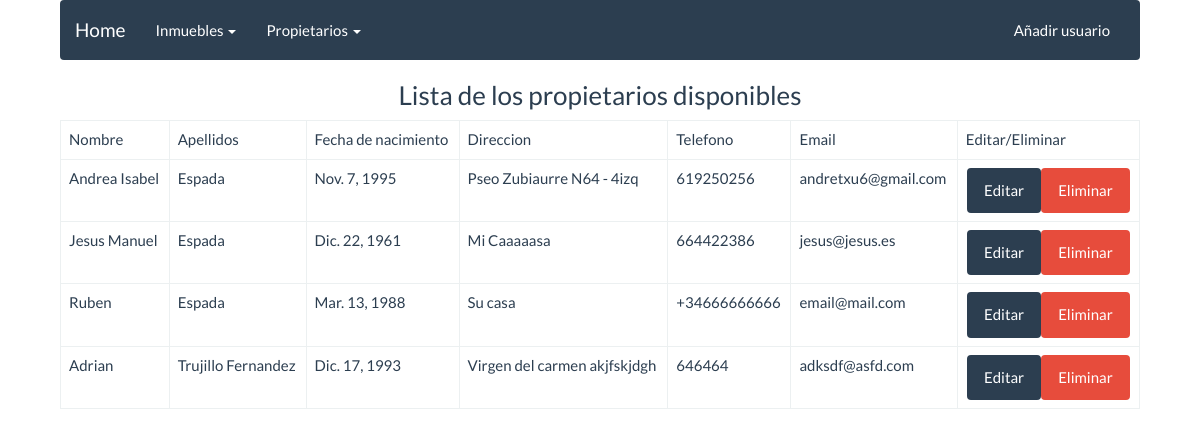
Before: /propietarios/ with the older database file.
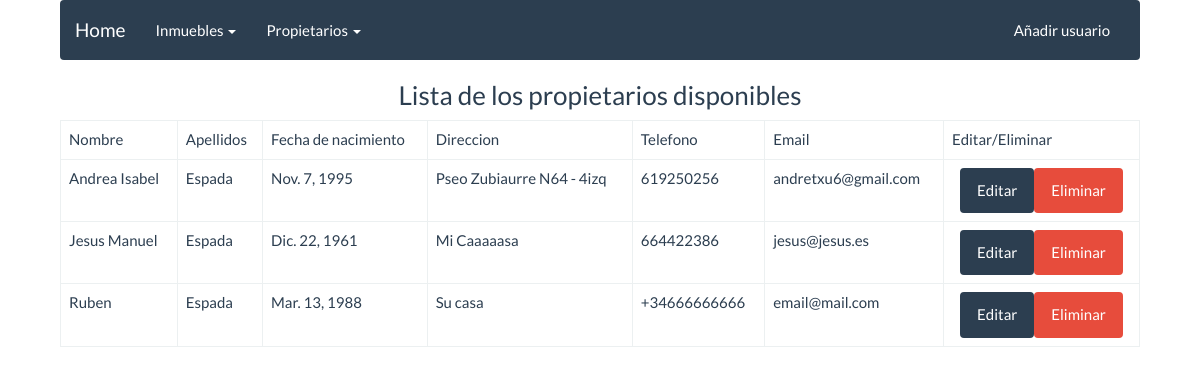
After: the same page with the newer database file.
### apps/propietarios/models.py (models this page shows, shortened)
class Propietario(models.Model):
	nombre = models.CharField(max_length=20)
	apellidos = models.CharField(max_length=40)
	fecha_nacimiento = models.DateField()
	direccion = models.CharField(max_length=150)
	telefono = models.CharField(max_length=15)
	email = models.EmailField()

### apps/propietarios/views.py (the view)
class Propietarios(ListView):
	model = Propietario
	template_name = "propietarios/index.html"

### templates/propietarios/index.html (shortened to what this page needs)
{% extends 'base/base.html' %}
{% block importfiles %}
	<link rel="stylesheet" type="text/css" href="/static/css/style.css">
{% endblock %}
{% block content %}
	<h3>Lista de los propietarios disponibles</h3>
	<table class="table table-bordered">
		<thead>
			<tr>
				<td>Nombre</td>
				<td>Apellidos</td>
				<td>Fecha de nacimiento</td>
				<td>Direccion</td>
				<td>Telefono</td>
				<td>Email</td>
				<td>Editar/Eliminar</td>
			</tr>
		</thead>
		<tbody>
			{% if object_list %}
				{% for propietario in object_list %}
					<tr>
						<td>{{ propietario.nombre }}</td>
						<td>{{ propietario.apellidos }}</td>
						<td>{{ propietario.fecha_nacimiento }}</td>
						<td>{{ propietario.direccion }}</td>
						<td>{{ propietario.telefono }}</td>
						<td>{{ propietario.email }}</td>
						<td class='td-center'><a class="btn btn-primary" href="{% url 'propietario_editar' propietario.id %}">Editar</a><a class="btn btn-danger" href="{% url 'propietario_eliminar' propietario.id %}">Eliminar</a></td>
					</tr>
				{% endfor %}
			{% else %}
			<h1>La lista de propietarios esta vacia</h1>
			{% endif %}
		</tbody>
	</table>
{% endblock %}

Changed rows visible on the page:
removed Propietario: nombre "Adrian", apellidos "Trujillo Fernandez", fecha_nacimiento "Dic. 17, 1993", direccion "Virgen del carmen akjfskjdgh", telefono "646464", email "adksdf@asfd.com"
